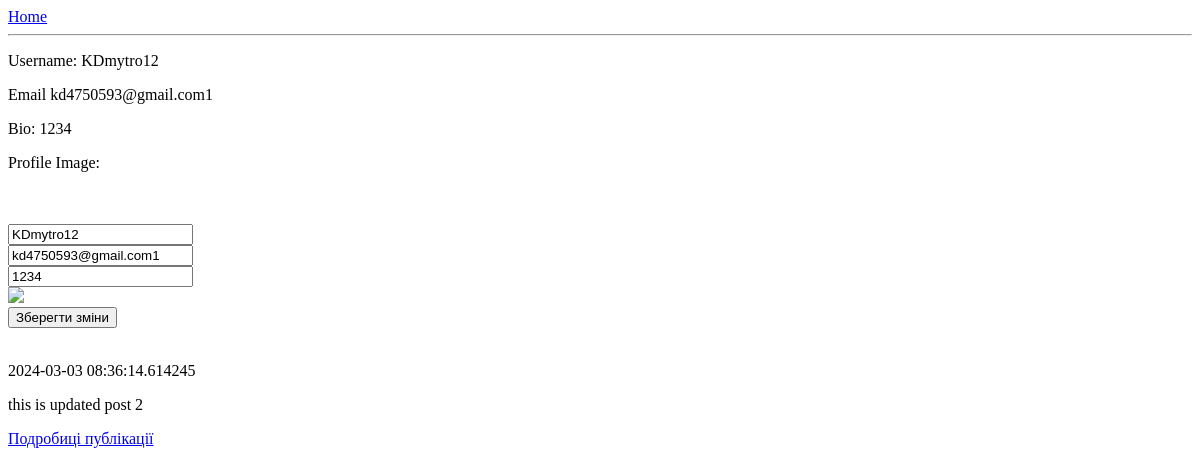
Page /profile/1/ (signed in) on the earlier database version.
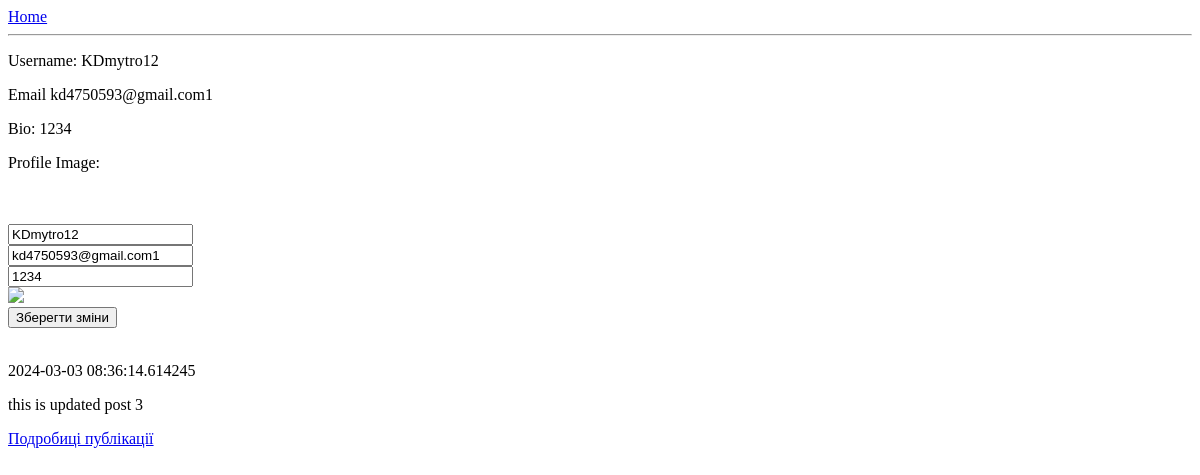
Same page on the later database version.
### Testing_App/models.py (models this page shows)
class Posts  (models.Model):
    text = models.CharField(max_length=750)
    added_at = models.CharField(max_length=50)
    user = models.ForeignKey(User,on_delete=models.CASCADE)

### Testing_App/views.py (the view, shortened to what this page needs)
# urls.py: path('profile/<int:pk>/', views.UpdateProfile.as_view(), name='profileView')
class  UpdateProfile(UpdateView):
    template_name="Profile.html"
    form_class=UpdateProfile
    model=User
    def get_context_data(self,**kwargs):
        context = super().get_context_data(**kwargs)
        context["username"]=User.objects.get(id=self.kwargs["pk"])
        context["posts"]=Posts.objects.filter(user=User.objects.get(id=self.kwargs["pk"]))
        return context
    def get_initial(self):
        user=self.request.user
        return {"username":user.username,"email":user.email,"bio":user.bio,"picture":user.profile_photo}

### Testing_App/forms.py
class UpdateProfile(forms.ModelForm):
    class Meta:
        model=User
        fields=["username","email","bio"]

### Testing_App/templates/Profile.html (shortened to what this page needs)
{% extends 'base.html' %}
{% block content %}
          <p>Username: {{ user.username }}</p>
          <p>Email {{ user.email }}</p>
          <p>Bio: {{ user.bio }}</p>
          <p>Profile Image: {{ user.profile_photo }}</p><br><br>
            <form method="post">
                {{ form.username }}<br>
                {{ form.email }}<br>
                {{ form.bio }}<br>
                <img src=form.picture><br>
                <button type="submit">Зберегти зміни</button>
            </form>
           {% for i in posts %}
                    <br><p>{{i.added_at}}</p>
                    <p>{{i.text}}</p>
                     <a href="/post/{{ i.id }}">Подробиці публікації</a><br>
           {% endfor %}
{% endblock %}

Differences in the rows shown:
changed Posts: text "this is updated post 2" → "this is updated post 3"
